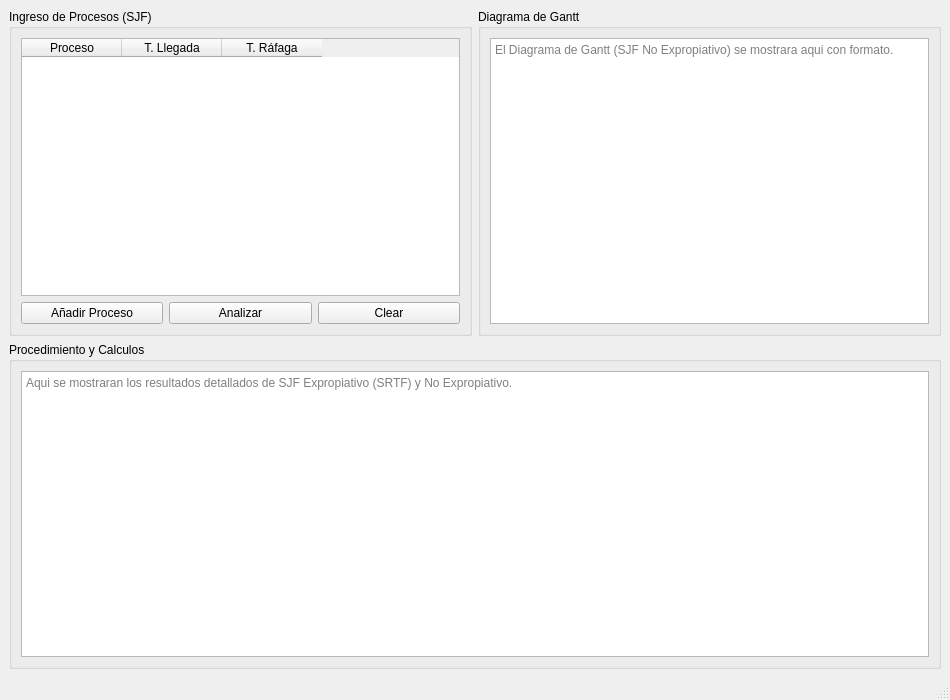
<?xml version="1.0" encoding="UTF-8"?>
<ui version="4.0">
 <class>MainWindow</class>
 <widget class="QMainWindow" name="MainWindow">
  <property name="geometry">
   <rect>
    <x>0</x>
    <y>0</y>
    <width>950</width>
    <height>700</height>
   </rect>
  </property>
  <property name="windowTitle">
   <string>ANALIZADOR DE PLANIFICACION CPU (SHORT JOB FIRST) SJF</string>
  </property>
  <widget class="QWidget" name="centralwidget">
   <layout class="QVBoxLayout" name="verticalLayout_main">
    <item>
     <layout class="QHBoxLayout" name="horizontalLayout_top">
      <item>
       <widget class="QGroupBox" name="groupBox_ingreso">
        <property name="title">
         <string>Ingreso de Procesos (SJF)</string>
        </property>
        <layout class="QVBoxLayout" name="verticalLayout_ingreso">
         <item>
          <widget class="QTableWidget" name="tableProcesos">
           <column>
            <property name="text">
             <string>Proceso</string>
            </property>
           </column>
           <column>
            <property name="text">
             <string>T. Llegada</string>
            </property>
           </column>
           <column>
            <property name="text">
             <string>T. Ráfaga</string>
            </property>
           </column>
          </widget>
         </item>
         <item>
          <layout class="QHBoxLayout" name="horizontalLayout_botones">
           <item>
            <widget class="QPushButton" name="btnAgregar">
             <property name="text">
              <string>Añadir Proceso</string>
             </property>
            </widget>
           </item>
           <item>
            <widget class="QPushButton" name="btnSimular">
             <property name="text">
              <string>Analizar</string>
             </property>
            </widget>
           </item>
           <item>
            <widget class="QPushButton" name="btnLimpiar">
             <property name="text">
              <string>Clear</string>
             </property>
            </widget>
           </item>
          </layout>
         </item>
        </layout>
       </widget>
      </item>
      <item>
       <widget class="QGroupBox" name="groupBox_gantt">
        <property name="title">
         <string>Diagrama de Gantt</string>
        </property>
        <layout class="QVBoxLayout" name="verticalLayout_gantt">
         <item>
          <widget class="QTextEdit" name="txtGantt">
           <property name="readOnly">
            <bool>true</bool>
           </property>
           <property name="placeholderText">
            <string>El Diagrama de Gantt (SJF No Expropiativo) se mostrara aqui con formato.</string>
           </property>
          </widget>
         </item>
        </layout>
       </widget>
      </item>
     </layout>
    </item>
    <item>
     <widget class="QGroupBox" name="groupBox_resultados">
      <property name="title">
       <string>Procedimiento y Calculos</string>
      </property>
      <layout class="QVBoxLayout" name="verticalLayout_resultados">
       <item>
        <widget class="QTextEdit" name="txtResultados">
         <property name="readOnly">
          <bool>true</bool>
         </property>
         <property name="placeholderText">
          <string>Aqui se mostraran los resultados detallados de SJF Expropiativo (SRTF) y No Expropiativo.</string>
         </property>
        </widget>
       </item>
      </layout>
     </widget>
    </item>
   </layout>
  </widget>
  <widget class="QMenuBar" name="menubar"/>
  <widget class="QStatusBar" name="statusbar"/>
 </widget>
 <resources/>
 <connections/>
</ui>
